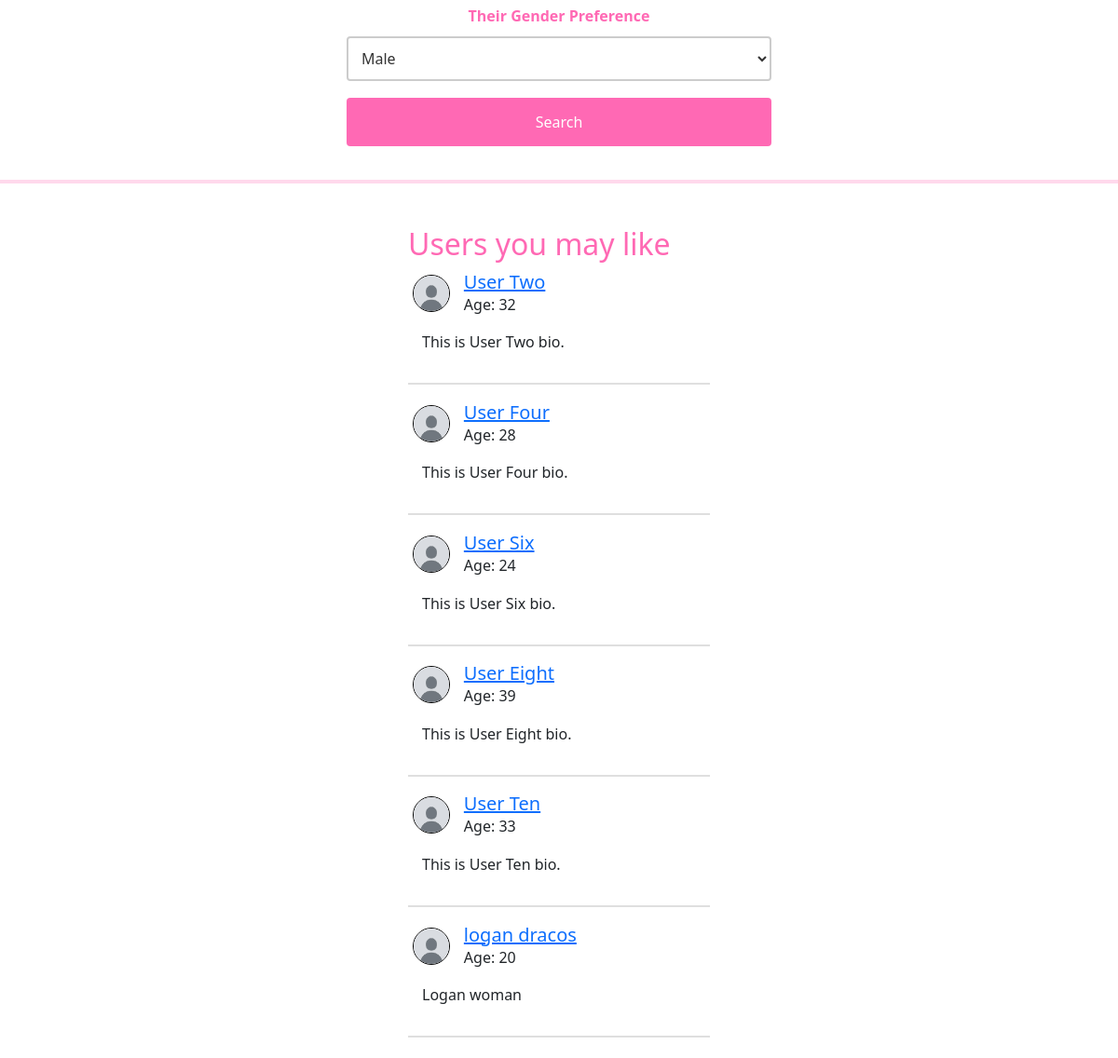
The app's page / (signed in, lower part), older data.
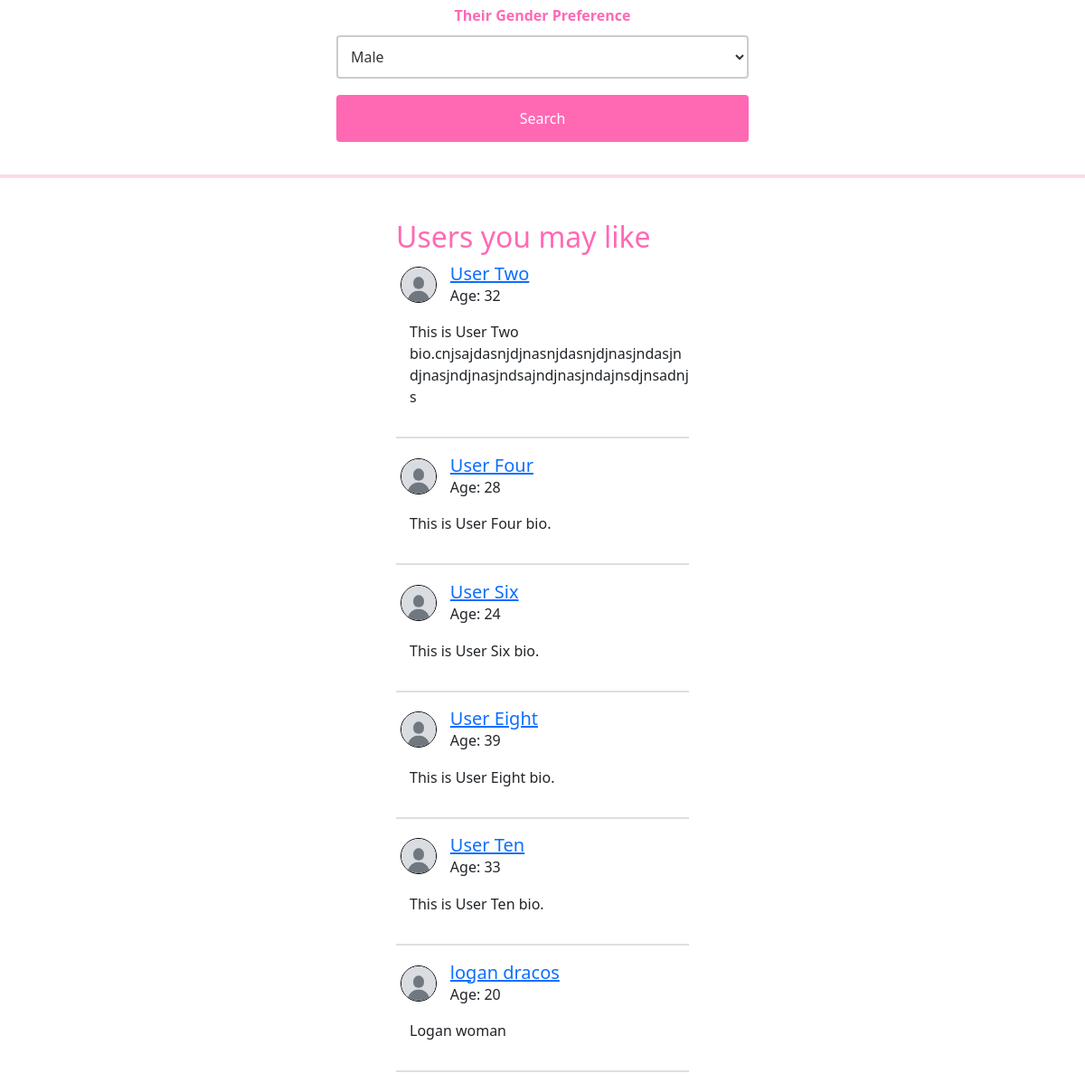
The same page, newer data.
### DatingApp/model.py (models this page shows)
class User(flask_login.UserMixin, db.Model):
    id: Mapped[int] = mapped_column(primary_key=True)
    email: Mapped[str] = mapped_column(String(128), unique=True)
    username: Mapped[str] = mapped_column(String(64))
    password: Mapped[str] = mapped_column(String(256))
    profile: Mapped["Profile"] = relationship(back_populates="user")
    liking: Mapped[List["User"]] = relationship(
        secondary=LikingAssociation.__table__,
        primaryjoin=LikingAssociation.liker_id == id,
        secondaryjoin=LikingAssociation.liked_id == id,
        back_populates="likers",
    )
    likers: Mapped[List["User"]] = relationship(
        secondary=LikingAssociation.__table__,
        primaryjoin=LikingAssociation.liked_id == id,
        secondaryjoin=LikingAssociation.liker_id == id,
        back_populates="liking",
    )
    blocking: Mapped[List["User"]] = relationship(
        secondary=BlockingAssociation.__table__,
        primaryjoin=BlockingAssociation.blocker_id == id,
        secondaryjoin=BlockingAssociation.blocked_id == id,
        back_populates="blockers",
    )
    blockers: Mapped[List["User"]] = relationship(
        secondary=BlockingAssociation.__table__,
        primaryjoin=BlockingAssociation.blocked_id == id,
        secondaryjoin=BlockingAssociation.blocker_id == id,
        back_populates="blocking",
    )
    sent_proposals: Mapped[List["DateProposal"]] = relationship(
        back_populates="proposer", foreign_keys="DateProposal.proposer_id"
    )
    received_proposals: Mapped[List["DateProposal"]] = relationship(
        back_populates="recipient", foreign_keys="DateProposal.recipient_id"
    )

class Profile(db.Model):
    id: Mapped[int] = mapped_column(primary_key=True)
    user_id: Mapped[int] = mapped_column(ForeignKey("user.id"), unique=True)
    user: Mapped["User"] = relationship(
        back_populates="profile",
        single_parent=True,
    )
    fullname: Mapped[str] = mapped_column(String(128))
    bio: Mapped[Optional[str]] = mapped_column(Text)
    birth_year: Mapped[Optional[int]] = mapped_column(Integer)
    age_minimum: Mapped[Optional[int]] = mapped_column(Integer)
    age_maximum: Mapped[Optional[int]] = mapped_column(Integer)
    gender: Mapped[Optional[str]] = mapped_column(String(16))
    genderPreference: Mapped[Optional[str]] = mapped_column(String(16))
    photo_id: Mapped[Optional[int]] = mapped_column(ForeignKey("photo.id"))
    photo: Mapped[Optional["Photo"]] = relationship(back_populates="profile")

### DatingApp/main.py (the view)
@bp.route("/")
@flask_login.login_required
def index():
    curUser = flask_login.current_user
    current_year = datetime.now().year
    age_min = current_year - curUser.profile.age_maximum
    age_max = current_year - curUser.profile.age_minimum
    gender_pref = curUser.profile.genderPreference
    blocked_users = [blocked_user.id for blocked_user in curUser.blocking]
    defaultUsers = db.session.query(model.User).join(model.Profile).filter(
        model.User.id != curUser.id,
        model.Profile.birth_year.between(age_min, age_max),
        model.User.id.notin_(blocked_users),
        model.Profile.gender == gender_pref,
        model.Profile.genderPreference == curUser.profile.gender
    ).limit(10).all()
    return render_template("main/index.html", user=curUser, defaultUsers = defaultUsers, current_year=current_year)

### DatingApp/__init__.py (called while the page is built)
def create_app(test_config=None):
    app = Flask(__name__)
    app.config["SECRET_KEY"] = "93220d9b340cf9a6c39bac99cce7daf220167498f91fa"
    app.config["SQLALCHEMY_DATABASE_URI"] = "sqlite:///DatingApp.db"
    login_manager = LoginManager()
    login_manager.login_view = 'auth.login'
    login_manager.init_app(app)
    from . import model
    @login_manager.user_loader
    def load_user(user_id):
        return db.session.get(model.User, int(user_id))
    db.init_app(app)
    from . import main
    from . import auth
    app.register_blueprint(main.bp)
    app.register_blueprint(auth.bp)
    return app

### DatingApp/templates/main/index.html (shortened to what this page needs)
{% extends 'base.html' %}
{% block content %}
    <section class="welcome-section">
        <form action = "{{url_for('main.search')}}" method = "get">
            <div class = "searchContainer">
                <label for="genderPreference">Their Gender Preference</label>
                <select name="genderPreference">
                    <option value="male" {% if user.profile.gender == 'male' %}selected{% endif %}>Male</option>
                </select>
                <button type="submit">Search</button>
            </div>
        </form>
        <hr style="border: 2px solid ; color:#ff69b4; width: 100%">
        <div style="display: flex; justify-content: space-evenly">
                {% if defaultUsers %}
                <div class="listUsers">
                    <br>
                    <h2>Users you may like</h2>
                    {% for user in defaultUsers %}
                        <div class="userRow">
                            {% if user.profile.photo %}
                                <img src="{{ url_for('static', filename='photos/photo-' ~ user.profile.photo.id ~ '.' ~ user.profile.photo.file_extension) }}" class="pfpSmall" alt="Profile photo" style="margin-right: 15px;">
                            {% else %}
                                <img src="{{ url_for('static', filename='photos/defaultPfp.jpg') }}" class="pfpSmall" alt="Default profile photo" style="margin-right: 15px;">
                            {% endif %}
                            <div style="display: flex; flex-direction: column;">
                                <h5 style="margin: 0;"><a href="{{ url_for('main.profile', user_id=user.id) }}">{{ user.profile.fullname }}</a></h5>
                                <p style="margin: 0;">Age: {{ current_year - user.profile.birth_year }}</p>
                            </div>
                        </div>
                        <p style="margin-left: 15px;">{{ user.profile.bio }}</p>
                        <hr style="border: 0.5px solid; color: grey; width: 100%;">
                    {% endfor %}
                </div>
            {% endif %}
        </div>
    </section>
{% endblock %}

Row changes from the older to the newer data that the page shows:
changed through a linked row, User "User Two": profile.bio "This is User Two bio." → "This is User Two bio.cnjsajdasnjdjnasnjdasnjdjnasjndasjndjnasjndjnasjndsajndjnasjndajnsdjnsadnjs"
